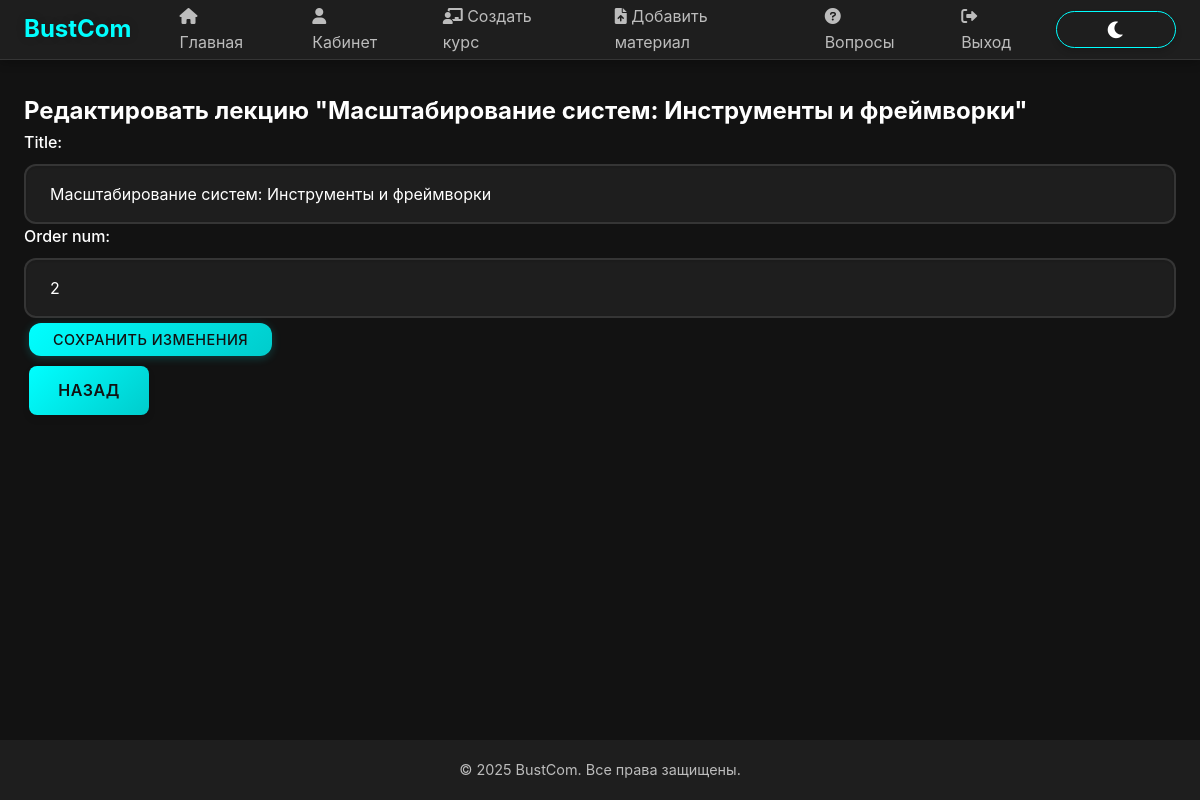
/lecture/19/edit/ (signed in), run on the app's committed database.
### bustComProj/models.py (models this page shows, shortened)
class Lecture(models.Model):
    course = models.ForeignKey(Course, on_delete=models.CASCADE)
    title = models.CharField(max_length=100)
    order_num = models.IntegerField()
    class Meta:
        verbose_name = 'Лекция'
        verbose_name_plural = 'Лекции'

### bustComProj/views.py (the view)
# urls.py: path('lecture/<int:lecture_id>/edit/', edit_lecture, name='edit_lecture'),
@login_required
@role_required('teacher')
def edit_lecture(request, lecture_id):
    lecture = get_object_or_404(Lecture, id=lecture_id)
    if request.method == 'POST':
        form = LectureForm(request.POST, instance=lecture)
        if form.is_valid():
            form.save()
            return redirect('lecture_detail', lecture.id)
    else:
        form = LectureForm(instance=lecture)
    return render(request, 'bustComProj/edit_lecture.html', {'form': form, 'lecture': lecture})

### bustComProj/forms.py
class LectureForm(forms.ModelForm):
    class Meta:
        model = Lecture
        fields = ['title', 'order_num']

### bustComProj/views.py (called while the page is built)
def role_required(role):
    def check_role(user):
        return user.is_authenticated and getattr(user.profile, 'role', '').lower() == role.lower()
    return user_passes_test(check_role)

### bustComProj/templates/bustComProj/edit_lecture.html (shortened to what this page needs)
{% extends "bustComProj/base.html" %}
{% block content %}
<h2>Редактировать лекцию "{{ lecture.title }}"</h2>
<form method="post">
    {{ form.as_p }}
    <button type="submit" class="btn">Сохранить изменения</button>
</form>
<a href="{% url 'lecture_detail' lecture.id %}" class="btn">Назад</a>
{% endblock %}

### bustComProj/static/css/enhanced.css (style rules this page uses)
.btn, button, input[type="submit"], input[type="button"], .btn-primary, .btn-secondary, .btn-success, .btn-danger, .btn-info, .btn-warning, .btn-outline-primary, .btn-outline-secondary, .btn-outline-success, .btn-outline-danger, .btn-outline-info, .btn-outline-warning, a.btn, a.btn-action, a.btn-outline { display: inline-flex; align-items: center; justify-content: center; gap: 8px; padding: 12px 24px; border-radius: 8px; font-size: 1rem; font-weight: 600; text-decoration: none; cursor: pointer; transition: all 0.3s ease; box-shadow: 0 4px 6px rgba(0, 0, 0, 0.15); border: none; text-align: center; margin: 5px; min-width: 120px; position: relative; overflow: hidden; }
label { display: inline-block; margin-bottom: 8px; font-weight: 500; }
:root { --primary-color: #ff00ff; --secondary-color: #00ffcc; --accent-color: #ff3366; --background-dark: #1a1a1a; --background-light: #2a2a2a; --text-primary: #ffffff; --text-secondary: #e0e0e0; --success-color: #00ff88; --danger-color: #ff3366; --warning-color: #ffcc00; --border-radius: 15px; --transition-speed: 0.3s; }

### bustComProj/static/css/theme.css (style rules this page uses)
:root[data-theme="dark"] { --primary-color: #00ffff; --primary-dark: #00cccc; --primary-light: #80ffff; --secondary-color: #ff00ff; --secondary-dark: #cc00cc; --secondary-light: #ff80ff; --background-dark: #121212; --background-light: #1e1e1e; --background-lighter: #2d2d2d; --text-primary: #ffffff; --text-secondary: rgba(255, 255, 255, 0.7); --text-tertiary: rgba(255, 255, 255, 0.5); }

### data on the page
Lecture: title "Масштабирование систем: Инструменты и фреймворки", order_num "2"
